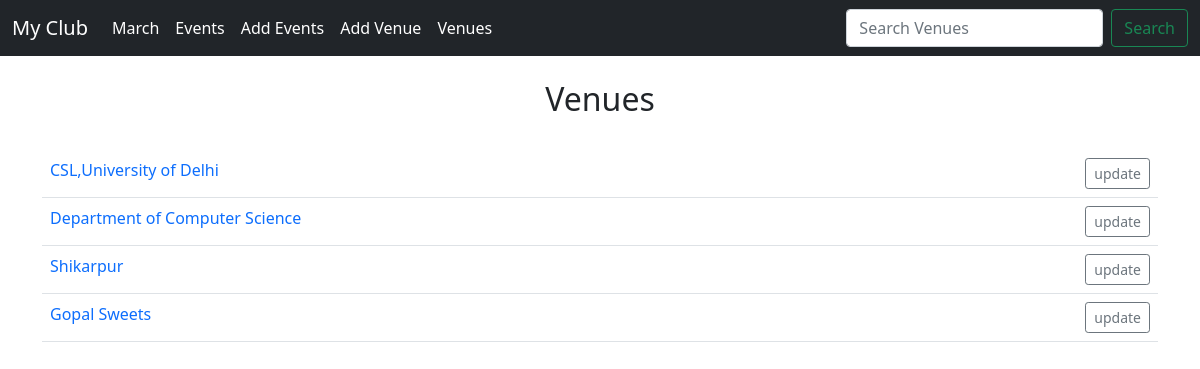
Before: /list_venues with the older database file.
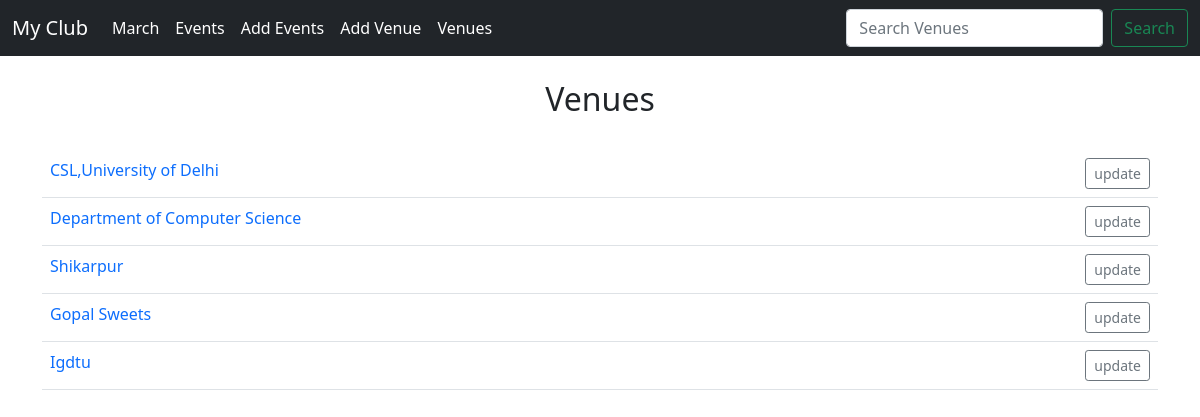
After: the same page with the newer database file.
### events/models.py (models this page shows)
class Venue(models.Model):
    name=models.CharField('Venue Name ',max_length=120)
    address=models.CharField('Venue Address ',max_length=120)
    zip_code=models.CharField('Venue zipcode ',max_length=15 ,blank=True)
    phone=models.CharField('Venue Number ',max_length=13,blank=True)
    web=models.CharField('Website Address ', max_length=25 ,blank=True)
    email_address=models.EmailField('Venue Email',blank=True)
    def __str__(self):
        return self.name

### events/views.py (the view)
# urls.py: path('list_venues',views.list_venues,name='venues-list'),
def list_venues(request):
    venue_list= Venue.objects.all()
    return render(request,'events/venue.html',{
        'venues_list':venue_list
    })

### events/templates/events/venue.html
{% extends 'events/base.html' %}
{%block content%}
<center>
    <h2>Venues</h2><br>
    <table class="table table-hover">
        {%for venue in venues_list%}
        <tr>
            <td>
                <a href="{% url 'show-venue'  venue.id %}" style="text-decoration: none;">{{venue}}</a>
            </td>
            <td align="right">
                <a href="{% url 'update-venue'  venue.id %}" style="text-decoration: none;"
                    class="btn btn-outline-secondary btn-sm"> update</a>
            </td>
        </tr>
        {%endfor%}
    </table>
</center>
{%endblock%}

Changed rows visible on the page:
added Venue: name "Igdtu"
